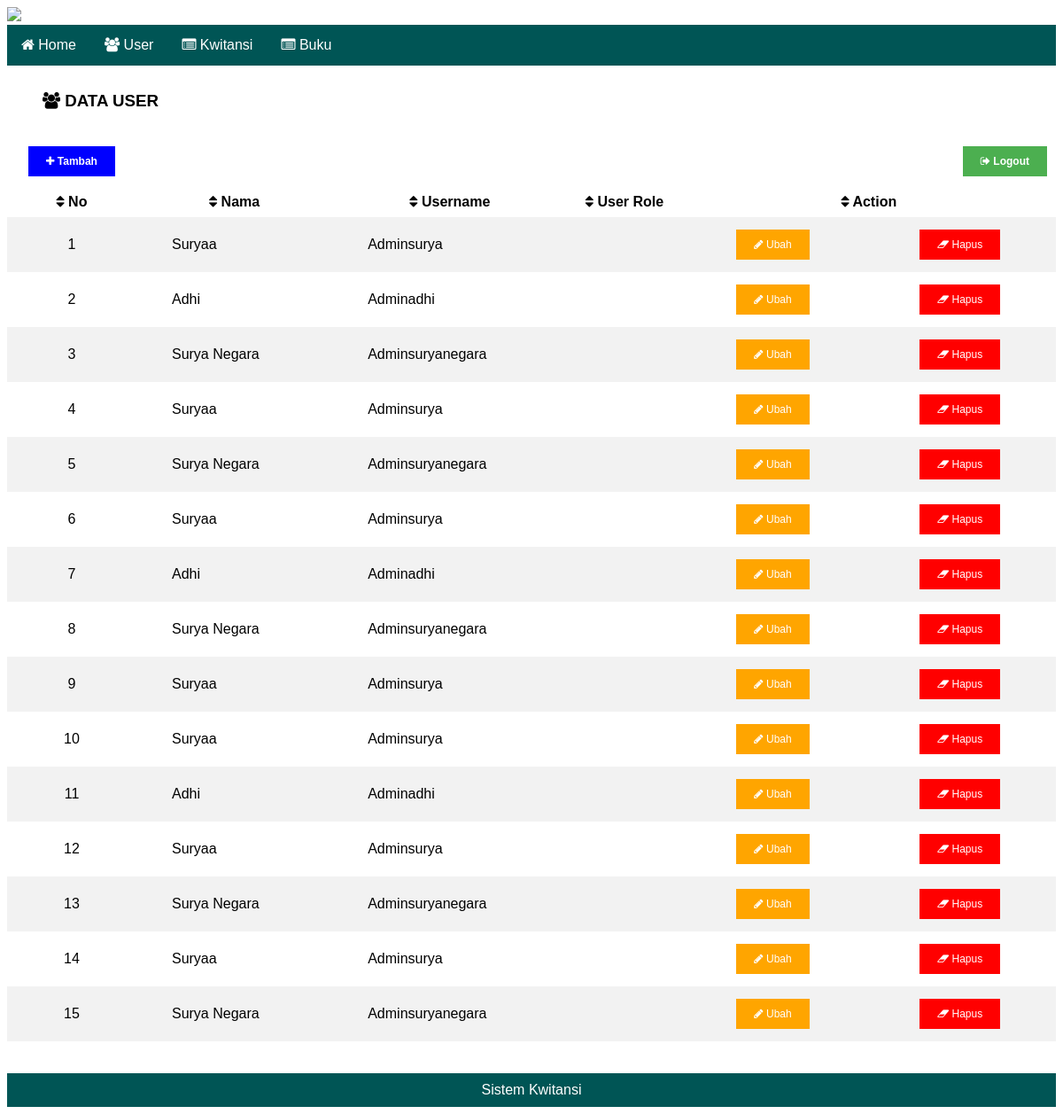
Screenshot of /kwitansi/table.php (signed in) with the database file from the repository.
### tables this page shows
CREATE TABLE IF NOT EXISTS `penyewa` (
`id` int(10) NOT NULL,
  `kode_sewa` varchar(50) NOT NULL,
  `kode_user` varchar(50) NOT NULL,
  `kode_buku` varchar(50) NOT NULL,
  `kode_member` varchar(50) NOT NULL,
  `judul` varchar(50) NOT NULL,
  `tanggal_pinjam` date NOT NULL,
  `tanggal_kembali` date NOT NULL,
  `harga` varchar(50) NOT NULL
);

CREATE TABLE IF NOT EXISTS `user` (
`id` int(10) NOT NULL,
  `kode_user` varchar(50) NOT NULL,
  `nama` varchar(50) NOT NULL,
  `username` varchar(50) NOT NULL,
  `password` varchar(50) NOT NULL
);

### kwitansi/table.php (the view, shortened to what this page needs)
<!DOCTYPE html>
<html>
<head>
	<link rel="stylesheet" href="https://cdnjs.cloudflare.com/ajax/libs/font-awesome/4.7.0/css/font-awesome.min.css">
</head>
<body>
	<table>
	<div id="header">
		<img src="image/header.jpg">
	</div>
<ul>
  <li><a href="dashboard.php"><i class="fa fa-home" aria-hidden="true"></i>
 Home</a></li>
  <li><a href="table.php"><i class="fa fa-users" aria-hidden="true"></i>
 User</a></li>
  <li><a href="kwitansi.php"><i class="fa fa-list-alt" aria-hidden="true"></i>
 Kwitansi</a></li>
    <li><a href="buku.php"><i class="fa fa-list-alt" aria-hidden="true"></i>
 Buku</a></li>
</ul>
		<tr>
			<td colspan="7"><b><h3><i class="fa fa-users" aria-hidden="true"></i>
 DATA USER</h3></b></td>
	    </tr>
    		<th bgcolor="#FFFFFF"><a class="button button1" href="tambah_user.php"><i class="fa fa-plus"></i> Tambah</a></th>
    		<th colspan="5" align="right" bgcolor="#FFFFFF"><a class="button button4" href="Logout.php"><i class="fa fa-sign-out" aria-hidden="true"></i>
 Logout</a></th>
		<tr>
			<th><i class="fa fa-sort" aria-hidden="true"></i>
 No</th>
			<th><i class="fa fa-sort" aria-hidden="true"></i>
 Nama</th>
			<th><i class="fa fa-sort" aria-hidden="true"></i>
 Username</th>
			<th><i class="fa fa-sort" aria-hidden="true"></i>
 User Role</th>
			<th align="center" colspan="3"><i class="fa fa-sort" aria-hidden="true"></i>
 Action</th>
		</tr>
				<?php
					$sql = "SELECT user.kode_user, user.nama, user.username, user.password, penyewa.kode_sewa, 			   penyewa.kode_user, penyewa.kode_buku, penyewa.kode_member, penyewa.					   tanggal_pinjam, penyewa.tanggal_kembali
							 FROM user, penyewa
							 WHERE user.kode_user=penyewa.kode_user";
					$user = mysql_query($sql);
					$i = 0;
					if (mysql_num_rows($user) > 0) {
						while($row = mysql_fetch_array($user)) {
					$i++;
					?>
							<tr>
								<td align="center"><?php echo $i ?></td>
								<td><?php echo $row['nama'] ?></td>
								<td><?php echo $row['username'] ?></td>
								<td><?php echo $row['role'] ?></td>
								<td><center><a class="button button2" href="ubah_user.php?id=<?php echo $row['ID'] ?>"><i class="fa fa-pencil" aria-hidden="true"></i>
 Ubah </center></a></td>
								<td><center><a class="button button3" href="hapus_user.php?id=<?php echo $row['ID'] ?>"><i class="fa fa-eraser" aria-hidden="true"></i>
 Hapus </center></a></td>
							</tr>
					<?php
						}
					} else {
						echo "Tidak ada data";
					}
				?>
							<table>
			<tr bgcolor="#005555" style="font-family: font-family: Verdana, Geneva, sans-serif; color: #FFFFFF" align="center">
				<br/>
				<br/>
				<td colspan="7">Sistem Kwitansi</td>
			</tr>
			</table>
	</table>
</body>
</html>

### kwitansi/table.php (style rules this page uses)
table { border-collapse: collapse; width: 100%; }
th { padding: 8px; font-family: Arial; }
td { padding: 10px 40px; font-family: Arial; }
tr:nth-child(even) { background-color: #f2f2f2 }
th { background-color: #FFFFFF; color: #000000; }
.button { background-color: #4CAF50; border: none; color: white; padding: 10px 20px; text-align: center; text-decoration: none; display: inline-block; font-size: 12px; margin: 4px 2px; cursor: pointer; }
.button1 { background-color: blue; }
.button2 { background-color: orange; }
.button3 { background-color: red; }
.button4 { background-color: #4CAF50; }
ul { list-style-type: none; margin: 0; padding: 0; overflow: hidden; background-color: #005555; font-family: Verdana, Geneva, sans-serif; }
li { float: left; }
li a { display: inline-block; color: white; text-align: center; padding: 14px 16px; text-decoration: none; }

### rows the page displays
penyewa: user.nama "Suryaa", user.username "Adminsurya"
penyewa: user.nama "Adhi", user.username "Adminadhi"
penyewa: user.nama "Surya Negara", user.username "Adminsuryanegara"
penyewa: user.nama "Suryaa", user.username "Adminsurya"
penyewa: user.nama "Surya Negara", user.username "Adminsuryanegara"
penyewa: user.nama "Suryaa", user.username "Adminsurya"
penyewa: user.nama "Adhi", user.username "Adminadhi"
penyewa: user.nama "Surya Negara", user.username "Adminsuryanegara"
penyewa: user.nama "Suryaa", user.username "Adminsurya"
penyewa: user.nama "Suryaa", user.username "Adminsurya"
penyewa: user.nama "Adhi", user.username "Adminadhi"
penyewa: user.nama "Suryaa", user.username "Adminsurya"
penyewa: user.nama "Surya Negara", user.username "Adminsuryanegara"
penyewa: user.nama "Suryaa", user.username "Adminsurya"
penyewa: user.nama "Surya Negara", user.username "Adminsuryanegara"
